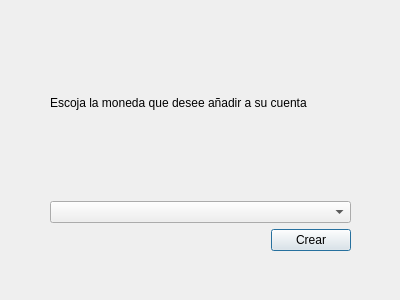
<?xml version="1.0" encoding="UTF-8"?>
<ui version="4.0">
 <class>Dialog</class>
 <widget class="QDialog" name="Dialog">
  <property name="geometry">
   <rect>
    <x>0</x>
    <y>0</y>
    <width>400</width>
    <height>300</height>
   </rect>
  </property>
  <property name="windowTitle">
   <string>Dialog</string>
  </property>
  <widget class="QWidget" name="verticalLayoutWidget_2">
   <property name="geometry">
    <rect>
     <x>50</x>
     <y>10</y>
     <width>301</width>
     <height>261</height>
    </rect>
   </property>
   <layout class="QVBoxLayout" name="verticalLayout_2">
    <item>
     <widget class="QLabel" name="label_2">
      <property name="text">
       <string>Escoja la moneda que desee añadir a su cuenta</string>
      </property>
     </widget>
    </item>
    <item>
     <widget class="QComboBox" name="CryptoBox"/>
    </item>
    <item>
     <layout class="QHBoxLayout" name="horizontalLayout_2">
      <item>
       <spacer name="horizontalSpacer_4">
        <property name="orientation">
         <enum>Qt::Horizontal</enum>
        </property>
        <property name="sizeHint" stdset="0">
         <size>
          <width>40</width>
          <height>20</height>
         </size>
        </property>
       </spacer>
      </item>
      <item>
       <spacer name="horizontalSpacer_5">
        <property name="orientation">
         <enum>Qt::Horizontal</enum>
        </property>
        <property name="sizeHint" stdset="0">
         <size>
          <width>40</width>
          <height>20</height>
         </size>
        </property>
       </spacer>
      </item>
      <item>
       <widget class="QPushButton" name="CreateBtn">
        <property name="text">
         <string>Crear</string>
        </property>
       </widget>
      </item>
     </layout>
    </item>
    <item>
     <spacer name="horizontalSpacer_6">
      <property name="orientation">
       <enum>Qt::Horizontal</enum>
      </property>
      <property name="sizeHint" stdset="0">
       <size>
        <width>40</width>
        <height>20</height>
       </size>
      </property>
     </spacer>
    </item>
   </layout>
  </widget>
 </widget>
 <resources/>
 <connections/>
</ui>
